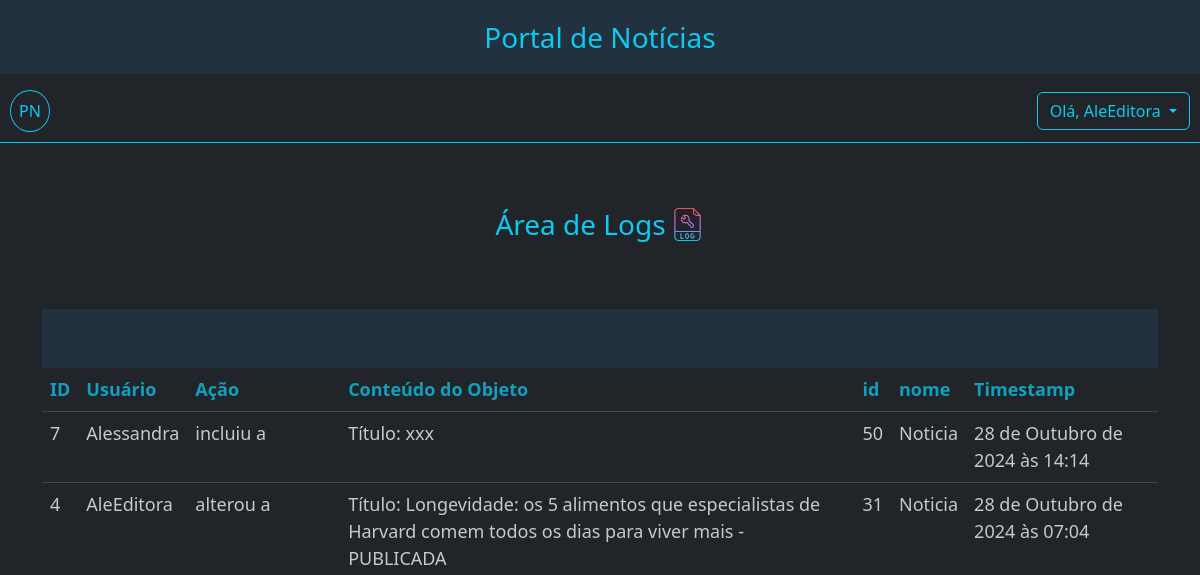
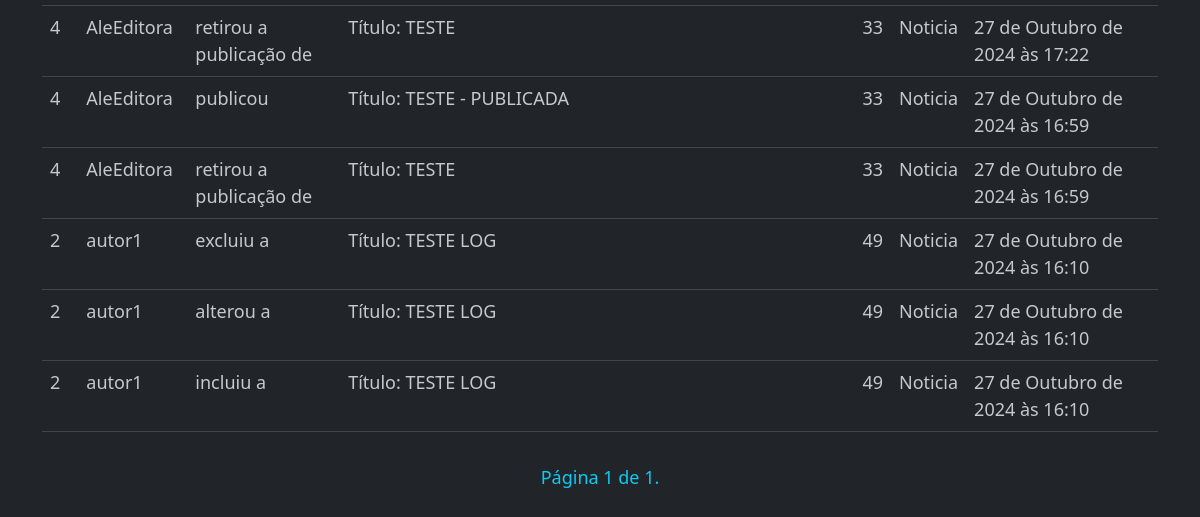
The app's page /adm/logs/ (signed in), older data (2 pictures, top to bottom).
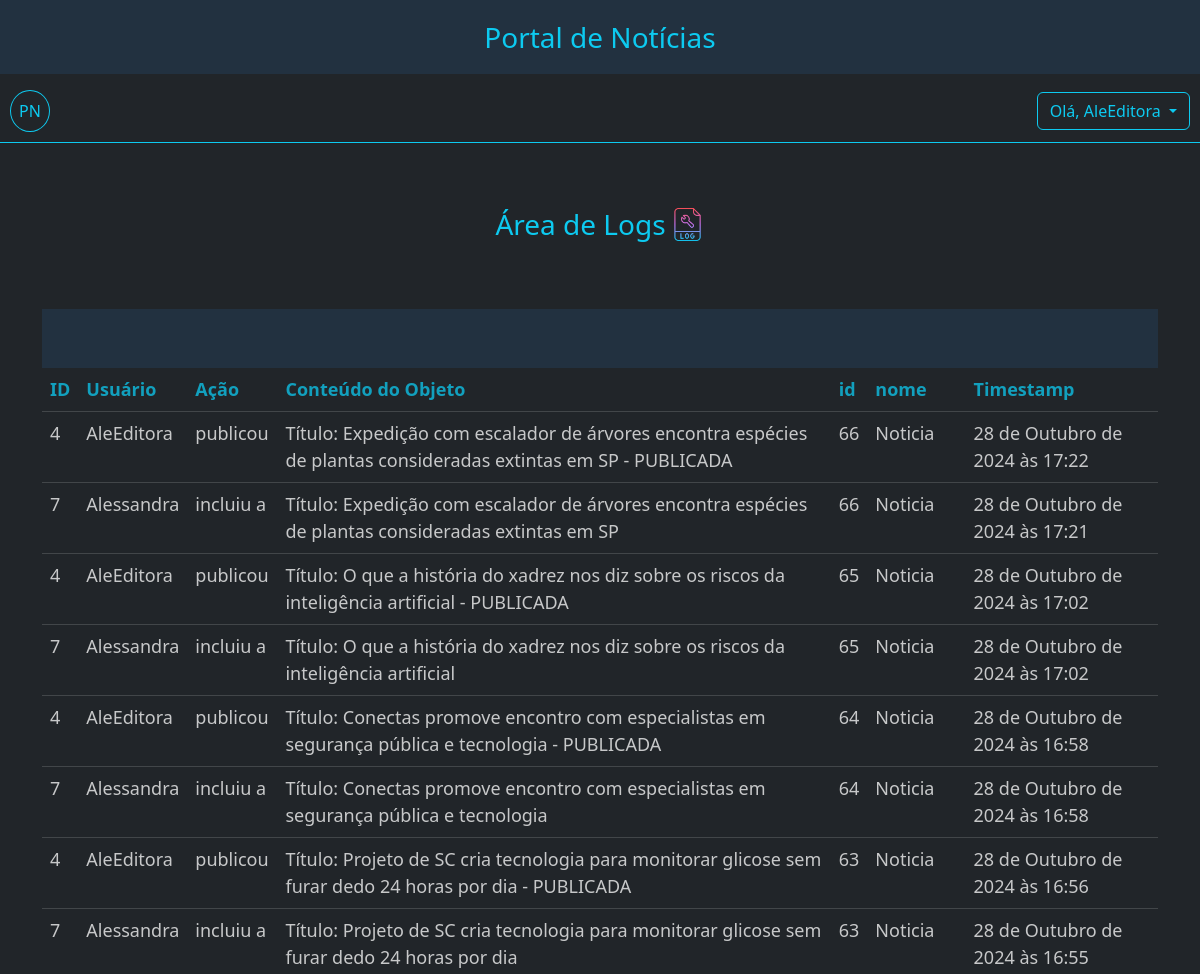
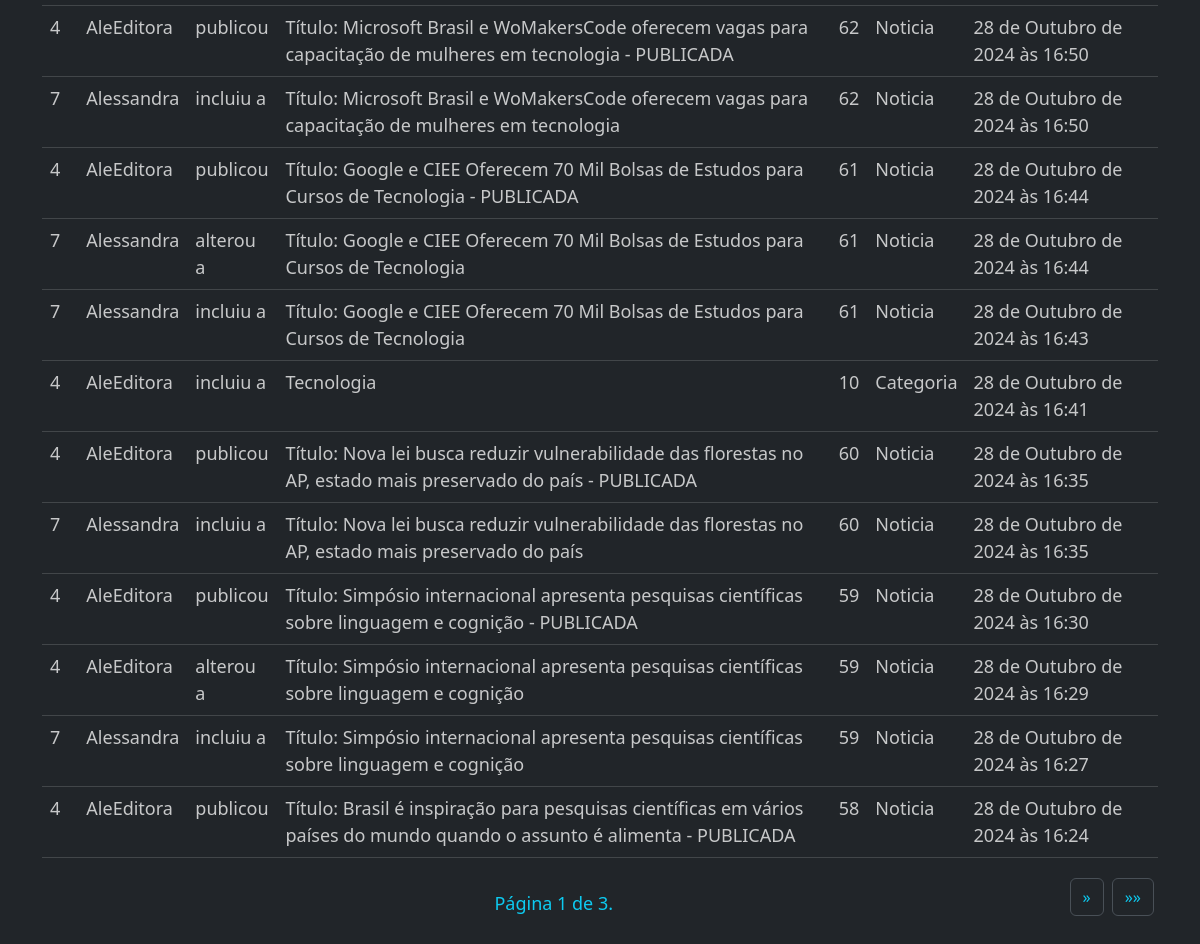
The same page, newer data (2 pictures, top to bottom).
### app_noticias/models.py (models this page shows)
class UserAction(models.Model):
    user = models.ForeignKey(User, on_delete=models.RESTRICT, editable=False, help_text='Usuário que realizou a ação')
    action = models.CharField(max_length=255, editable=False, help_text='Ação realizada no objeto.')
    object_id = models.IntegerField('Identificador', editable=False, help_text='ID do objeto manipulado')
    object_name = models.CharField('Modelo', max_length=20, editable=False, help_text='Nome do Modelo do objeto manipulado')
    object_text = models.CharField('Texto', max_length=100, editable=False, help_text='Texto (__str__) do objeto manipulado')
    timestamp = models.DateTimeField(auto_now_add=True, editable=False, help_text='Data da ação')
    def __str__(self):
        return f'{self.user.username} {self.action} {self.object_name} de ID={self.object_id} EM:{self.timestamp} - {self.object_text}'

### app_noticias/views.py (the view, shortened to what this page needs)
# urls.py: path('adm/logs/', UserActionView.as_view(), name='logs'),
class UserActionView(PermissionRequiredMixin, ListView):
    model = UserAction
    permission_required = "app_noticias.view_useraction"
    context_object_name = 'actions'
    template_name = 'useractions_table.html'
    paginate_by = 20
    def get_queryset(self):
        return UserAction.objects.all().order_by('-timestamp')

### app_noticias/context_processors.py (called while the page is built)
def user_permissions(request):
    return {
        'is_editor': request.user.groups.filter(name='Editores').exists(),
        'is_author': request.user.groups.filter(name='Autores').exists(),
    }

### app_noticias/templates/useractions_table.html
{% extends "base.html" %}
{% load static %}
{% load django_bootstrap5 %}
{% block content %}
{% static 'media' as media_url %}
{% static 'icones/log.png' as log_url %}
<div class="container" style="margin-top: 60px;">
    <div class="d-flex justify-content-center">
        <p class="text-info fs-3 text-center">Área de Logs</p>
        <img src="{{log_url}}" width="35" height="35" class="mt-1 ms-1" />
    </div>
    <div class="table-responsive-sm mt-5">
        <div class="d-flex justify-content-start" style="background-color:#223140;">
            <div class="p-2">
                <p>&nbsp;</p>
            </div>
        </div>
        <table class="table table-dark table-hover opacity-75">
            <thead class="text-info justify-content-center">
                <tr>
                    <th scope="col" class="text-info">ID</th>
                    <th scope="col" class="text-info">Usuário</th>
                    <th scope="col" class="text-info">Ação</th>
                    <th scope="col" class="text-info">Conteúdo do Objeto</th>
                    <th scope="col" class="text-info">id</th>
                    <th scope="col" class="text-info">nome</th>
                    <th scope="col" class="text-info">Timestamp</th>
                </tr>
            </thead>
            <tbody>
                {% for action in actions %}
                <tr>
                    <td>{{ action.user.id }}</td>
                    <td>{{ action.user.username }}</td>
                    <td>{{ action.action }}</td>
                    <td>{{ action.object_text }}</td>
                    <td>{{ action.object_id }}</td>
                    <td>{{ action.object_name }}</td>
                    <td>{{ action.timestamp }}</td>
                </tr>
                {% endfor %}
            </tbody>
        </table>
    </div>
    <div style="margin-bottom: 40px;">
        {% include "paginacao.html" %}
    </div>
</div>
{% endblock %}

Row changes from the older to the newer data that the page shows:
no longer on this page (row unchanged): UserAction: user.id "7", user.username "Alessandra", action "incluiu a", object_text "Título: xxx", object_id "50", object_name "Noticia", timestamp "28 de Outubro de 2024 às 14:14"
no longer on this page (row unchanged): UserAction: user.id "4", user.username "AleEditora", action "alterou a", object_text "Título: Longevidade: os 5 alimentos que especialistas de Harvard comem todos os dias para viver mais - PUBLICADA", object_id "31", object_name "Noticia", timestamp "28 de Outubro de 2024 às 07:04"
no longer on this page (row unchanged): UserAction: user.id "4", user.username "AleEditora", action "retirou a publicação de", object_text "Título: TESTE", object_id "33", object_name "Noticia", timestamp "27 de Outubro de 2024 às 17:22"
no longer on this page (row unchanged): UserAction: user.id "4", user.username "AleEditora", action "publicou", object_text "Título: TESTE - PUBLICADA", object_id "33", object_name "Noticia", timestamp "27 de Outubro de 2024 às 16:59"
no longer on this page (row unchanged): UserAction: user.id "4", user.username "AleEditora", action "retirou a publicação de", object_text "Título: TESTE", object_id "33", object_name "Noticia", timestamp "27 de Outubro de 2024 às 16:59"
no longer on this page (row unchanged): UserAction: user.id "2", user.username "autor1", action "excluiu a", object_text "Título: TESTE LOG", object_id "49", object_name "Noticia", timestamp "27 de Outubro de 2024 às 16:10"
no longer on this page (row unchanged): UserAction: user.id "2", user.username "autor1", action "alterou a", object_text "Título: TESTE LOG", object_id "49", object_name "Noticia", timestamp "27 de Outubro de 2024 às 16:10"
no longer on this page (row unchanged): UserAction: user.id "2", user.username "autor1", action "incluiu a", object_text "Título: TESTE LOG", object_id "49", object_name "Noticia", timestamp "27 de Outubro de 2024 às 16:10"
added UserAction: user.id "4", user.username "AleEditora", action "publicou", object_text "Título: Expedição com escalador de árvores encontra espécies de plantas consideradas extintas em SP - PUBLICADA", object_id "66", object_name "Noticia", timestamp "28 de Outubro de 2024 às 17:22"
added UserAction: user.id "7", user.username "Alessandra", action "incluiu a", object_text "Título: Expedição com escalador de árvores encontra espécies de plantas consideradas extintas em SP", object_id "66", object_name "Noticia", timestamp "28 de Outubro de 2024 às 17:21"
added UserAction: user.id "4", user.username "AleEditora", action "publicou", object_text "Título: O que a história do xadrez nos diz sobre os riscos da inteligência artificial - PUBLICADA", object_id "65", object_name "Noticia", timestamp "28 de Outubro de 2024 às 17:02"
added UserAction: user.id "7", user.username "Alessandra", action "incluiu a", object_text "Título: O que a história do xadrez nos diz sobre os riscos da inteligência artificial", object_id "65", object_name "Noticia", timestamp "28 de Outubro de 2024 às 17:02"
added UserAction: user.id "4", user.username "AleEditora", action "publicou", object_text "Título: Conectas promove encontro com especialistas em segurança pública e tecnologia - PUBLICADA", object_id "64", object_name "Noticia", timestamp "28 de Outubro de 2024 às 16:58"
added UserAction: user.id "7", user.username "Alessandra", action "incluiu a", object_text "Título: Conectas promove encontro com especialistas em segurança pública e tecnologia", object_id "64", object_name "Noticia", timestamp "28 de Outubro de 2024 às 16:58"
added UserAction: user.id "4", user.username "AleEditora", action "publicou", object_text "Título: Projeto de SC cria tecnologia para monitorar glicose sem furar dedo 24 horas por dia - PUBLICADA", object_id "63", object_name "Noticia", timestamp "28 de Outubro de 2024 às 16:56"
added UserAction: user.id "7", user.username "Alessandra", action "incluiu a", object_text "Título: Projeto de SC cria tecnologia para monitorar glicose sem furar dedo 24 horas por dia", object_id "63", object_name "Noticia", timestamp "28 de Outubro de 2024 às 16:55"
added UserAction: user.id "4", user.username "AleEditora", action "publicou", object_text "Título: Microsoft Brasil e WoMakersCode oferecem vagas para capacitação de mulheres em tecnologia - PUBLICADA", object_id "62", object_name "Noticia", timestamp "28 de Outubro de 2024 às 16:50"
added UserAction: user.id "7", user.username "Alessandra", action "incluiu a", object_text "Título: Microsoft Brasil e WoMakersCode oferecem vagas para capacitação de mulheres em tecnologia", object_id "62", object_name "Noticia", timestamp "28 de Outubro de 2024 às 16:50"
added UserAction: user.id "4", user.username "AleEditora", action "publicou", object_text "Título: Google e CIEE Oferecem 70 Mil Bolsas de Estudos para Cursos de Tecnologia - PUBLICADA", object_id "61", object_name "Noticia", timestamp "28 de Outubro de 2024 às 16:44"
added UserAction: user.id "7", user.username "Alessandra", action "alterou a", object_text "Título: Google e CIEE Oferecem 70 Mil Bolsas de Estudos para Cursos de Tecnologia", object_id "61", object_name "Noticia", timestamp "28 de Outubro de 2024 às 16:44"
added UserAction: user.id "7", user.username "Alessandra", action "incluiu a", object_text "Título: Google e CIEE Oferecem 70 Mil Bolsas de Estudos para Cursos de Tecnologia", object_id "61", object_name "Noticia", timestamp "28 de Outubro de 2024 às 16:43"
added UserAction: user.id "4", user.username "AleEditora", action "incluiu a", object_text "Tecnologia", object_id "10", object_name "Categoria", timestamp "28 de Outubro de 2024 às 16:41"
added UserAction: user.id "4", user.username "AleEditora", action "publicou", object_text "Título: Nova lei busca reduzir vulnerabilidade das florestas no AP, estado mais preservado do país - PUBLICADA", object_id "60", object_name "Noticia", timestamp "28 de Outubro de 2024 às 16:35"
added UserAction: user.id "7", user.username "Alessandra", action "incluiu a", object_text "Título: Nova lei busca reduzir vulnerabilidade das florestas no AP, estado mais preservado do país", object_id "60", object_name "Noticia", timestamp "28 de Outubro de 2024 às 16:35"
added UserAction: user.id "4", user.username "AleEditora", action "publicou", object_text "Título: Simpósio internacional apresenta pesquisas científicas sobre linguagem e cognição - PUBLICADA", object_id "59", object_name "Noticia", timestamp "28 de Outubro de 2024 às 16:30"
added UserAction: user.id "4", user.username "AleEditora", action "alterou a", object_text "Título: Simpósio internacional apresenta pesquisas científicas sobre linguagem e cognição", object_id "59", object_name "Noticia", timestamp "28 de Outubro de 2024 às 16:29"
added UserAction: user.id "7", user.username "Alessandra", action "incluiu a", object_text "Título: Simpósio internacional apresenta pesquisas científicas sobre linguagem e cognição", object_id "59", object_name "Noticia", timestamp "28 de Outubro de 2024 às 16:27"
added UserAction: user.id "4", user.username "AleEditora", action "publicou", object_text "Título: Brasil é inspiração para pesquisas científicas em vários países do mundo quando o assunto é alimenta - PUBLICADA", object_id "58", object_name "Noticia", timestamp "28 de Outubro de 2024 às 16:24"
Text that changed along with them:
{{ page_obj.paginator.num_pages }}: "1" → "3"
